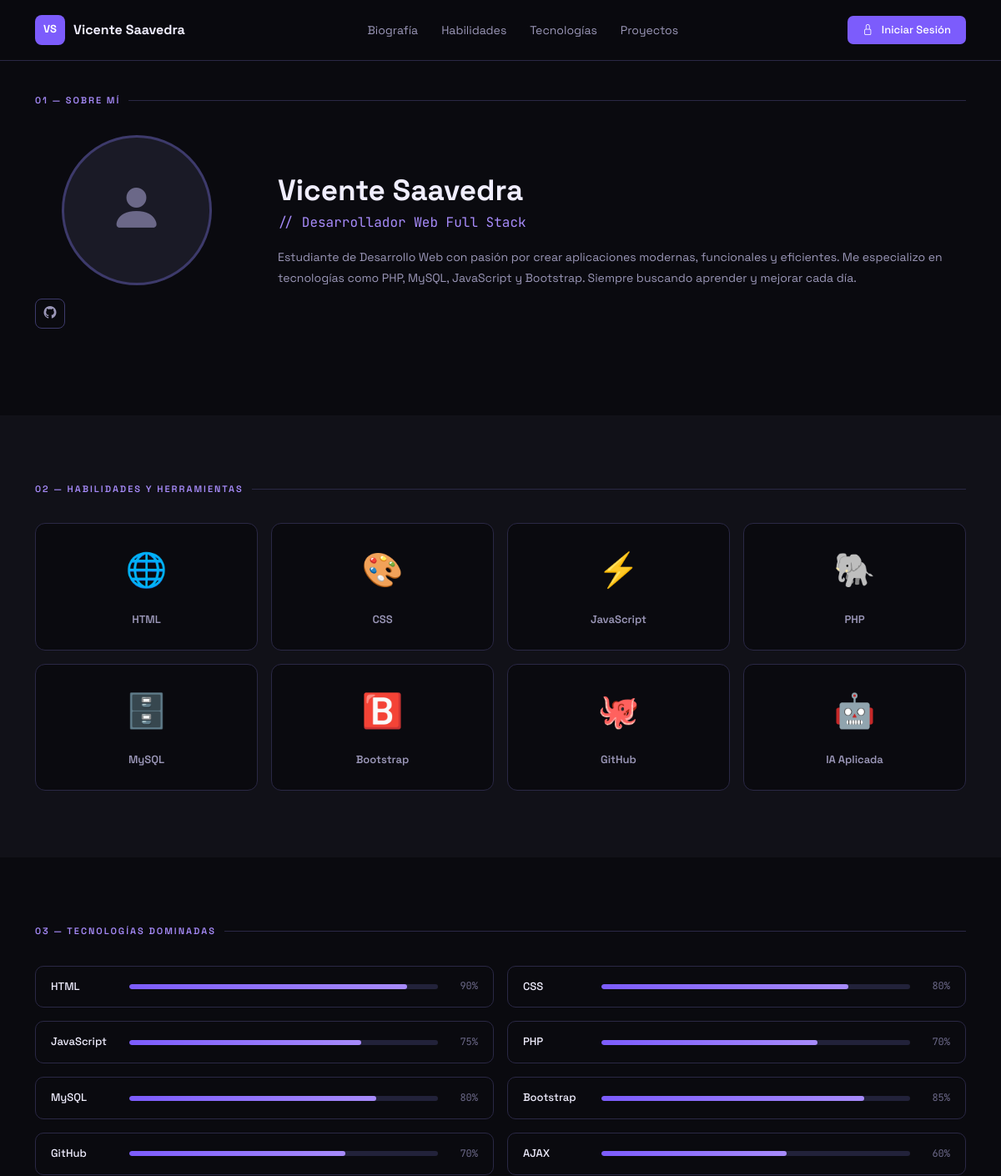
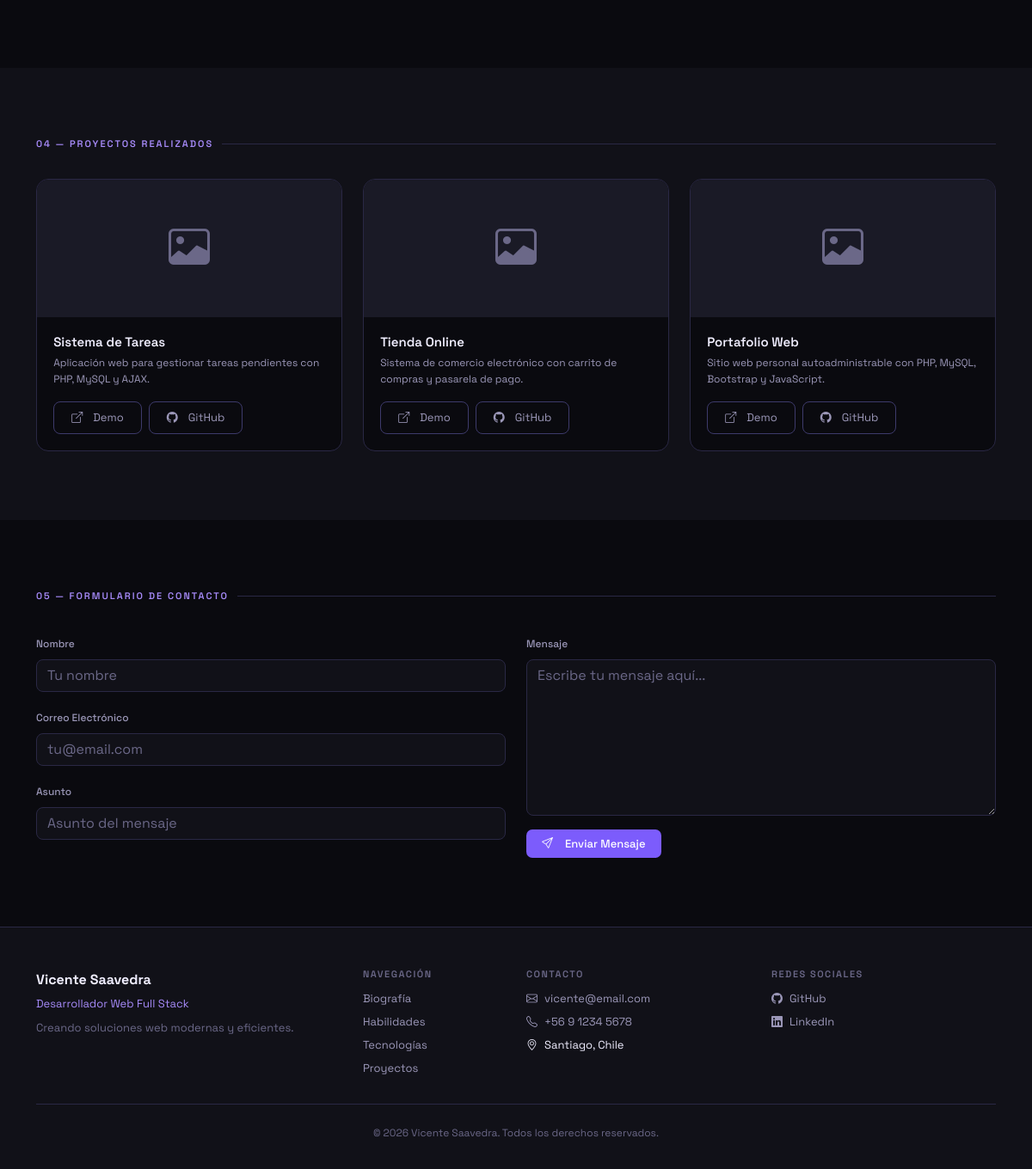
The page / on the database its author committed (2 pictures, top to bottom).
### tables this page shows
CREATE TABLE IF NOT EXISTS biografia (
    id          INT AUTO_INCREMENT PRIMARY KEY,
    nombre      VARCHAR(100)  NOT NULL,
    titulo      VARCHAR(150)  NOT NULL,
    descripcion TEXT          NOT NULL,
    foto        VARCHAR(255)  DEFAULT NULL,
    cv_url      VARCHAR(255)  DEFAULT NULL,
    github_url  VARCHAR(255)  DEFAULT NULL,
    linkedin_url VARCHAR(255) DEFAULT NULL,
    instagram_url VARCHAR(255) DEFAULT NULL,
    email       VARCHAR(150)  DEFAULT NULL,
    telefono    VARCHAR(30)   DEFAULT NULL,
    ciudad      VARCHAR(100)  DEFAULT NULL,
    actualizado_en TIMESTAMP DEFAULT CURRENT_TIMESTAMP ON UPDATE CURRENT_TIMESTAMP
);

CREATE TABLE IF NOT EXISTS habilidades (
    id          INT AUTO_INCREMENT PRIMARY KEY,
    nombre      VARCHAR(100)  NOT NULL,
    icono       VARCHAR(50)   DEFAULT NULL,  
    orden       INT           DEFAULT 0,
    activo      TINYINT(1)    DEFAULT 1,
    creado_en   TIMESTAMP DEFAULT CURRENT_TIMESTAMP
);

CREATE TABLE IF NOT EXISTS tecnologias (
    id          INT AUTO_INCREMENT PRIMARY KEY,
    nombre      VARCHAR(100)  NOT NULL,
    nivel       INT           NOT NULL DEFAULT 50,  
    orden       INT           DEFAULT 0,
    activo      TINYINT(1)    DEFAULT 1,
    creado_en   TIMESTAMP DEFAULT CURRENT_TIMESTAMP
);

CREATE TABLE IF NOT EXISTS proyectos (
    id          INT AUTO_INCREMENT PRIMARY KEY,
    titulo      VARCHAR(150)  NOT NULL,
    descripcion TEXT          NOT NULL,
    imagen      VARCHAR(255)  DEFAULT NULL,
    demo_url    VARCHAR(255)  DEFAULT NULL,
    github_url  VARCHAR(255)  DEFAULT NULL,
    orden       INT           DEFAULT 0,
    activo      TINYINT(1)    DEFAULT 1,
    creado_en   TIMESTAMP DEFAULT CURRENT_TIMESTAMP
);

### index.php (the view, shortened to what this page needs)
<?php
$pdo = getDB();
$bio        = $pdo->query('SELECT * FROM biografia LIMIT 1')->fetch();
$habilidades = $pdo->query('SELECT * FROM habilidades WHERE activo = 1 ORDER BY orden')->fetchAll();
$tecnologias = $pdo->query('SELECT * FROM tecnologias WHERE activo = 1 ORDER BY orden')->fetchAll();
$proyectos  = $pdo->query('SELECT * FROM proyectos WHERE activo = 1 ORDER BY orden')->fetchAll();
?>
<!DOCTYPE html>
<html lang="es">
<head>
    <link rel="stylesheet" href="https://cdn.jsdelivr.net/npm/bootstrap@5.3.3/dist/css/bootstrap.min.css">
    <link rel="stylesheet" href="https://cdn.jsdelivr.net/npm/bootstrap-icons@1.11.3/font/bootstrap-icons.min.css">
    <link rel="stylesheet" href="assets/css/style.css">
</head>
<body>
<nav class="navbar navbar-expand-lg fixed-top" id="mainNav">
    <div class="container">
        <a class="navbar-brand" href="#">
            <span class="brand-avatar">VS</span>
            <?= $bio ? htmlspecialchars($bio['nombre']) : 'Vicente Saavedra' ?>
        </a>
        <div class="collapse navbar-collapse" id="navMenu">
            <ul class="navbar-nav mx-auto">
                <li class="nav-item"><a class="nav-link" href="#biografia">Biografía</a></li>
                <li class="nav-item"><a class="nav-link" href="#habilidades">Habilidades</a></li>
                <li class="nav-item"><a class="nav-link" href="#tecnologias">Tecnologías</a></li>
                <li class="nav-item"><a class="nav-link" href="#proyectos">Proyectos</a></li>
            </ul>
            <button class="btn btn-accent" data-bs-toggle="modal" data-bs-target="#loginModal">
                <i class="bi bi-lock me-1"></i> Iniciar Sesión
            </button>
        </div>
    </div>
</nav>
<section id="biografia" class="section-bio">
    <div class="container">
        <p class="section-label">01 — Sobre mí</p>
        <div class="row align-items-center g-5">
            <div class="col-md-3 text-center">
                <?php if ($bio && $bio['foto']): ?>
                    <img src="<?= htmlspecialchars($bio['foto']) ?>" alt="Foto de perfil" class="bio-photo">
                <?php else: ?>
                    <div class="bio-photo-placeholder">
                        <i class="bi bi-person-fill"></i>
                    </div>
                <?php endif; ?>
                <div class="bio-socials mt-3">
                    <a href="https://github.com/biggcente" target="_blank"><i class="bi bi-github"></i></a>
                </div>
            </div>
            <div class="col-md-9">
                <h1 class="bio-name"><?= $bio ? htmlspecialchars($bio['nombre']) : 'Vicente Saavedra' ?></h1>
                <p class="bio-title">// <?= $bio ? htmlspecialchars($bio['titulo']) : 'Desarrollador Web Full Stack' ?></p>
                <p class="bio-desc"><?= $bio ? nl2br(htmlspecialchars($bio['descripcion'])) : '' ?></p>
            </div>
        </div>
    </div>
</section>
<section id="habilidades" class="section-alt">
    <div class="container">
        <p class="section-label">02 — Habilidades y herramientas</p>
        <div class="row g-3">
            <?php foreach ($habilidades as $h): ?>
            <div class="col-6 col-md-3">
                <div class="skill-card">
                    <span class="skill-icon"><?= htmlspecialchars($h['icono']) ?></span>
                    <span class="skill-name"><?= htmlspecialchars($h['nombre']) ?></span>
                </div>
            </div>
            <?php endforeach; ?>
        </div>
    </div>
</section>
<section id="tecnologias">
    <div class="container">
        <p class="section-label">03 — Tecnologías dominadas</p>
        <div class="row g-3">
            <?php foreach ($tecnologias as $t): ?>
            <div class="col-md-6">
                <div class="tech-item">
                    <span class="tech-name"><?= htmlspecialchars($t['nombre']) ?></span>
                    <div class="tech-bar-bg">
                        <div class="tech-bar" data-width="<?= (int)$t['nivel'] ?>"></div>
                    </div>
                    <span class="tech-pct"><?= (int)$t['nivel'] ?>%</span>
                </div>
            </div>
            <?php endforeach; ?>
        </div>
    </div>
</section>
<section id="proyectos" class="section-alt">
    <div class="container">
        <p class="section-label">04 — Proyectos realizados</p>
        <div class="row g-4">
            <?php foreach ($proyectos as $p): ?>
            <div class="col-md-4">
                <div class="project-card">
                    <div class="project-img">
                        <?php if ($p['imagen']): ?>
                            <img src="<?= htmlspecialchars($p['imagen']) ?>" alt="<?= htmlspecialchars($p['titulo']) ?>">
                        <?php else: ?>
                            <i class="bi bi-image"></i>
                        <?php endif; ?>
                    </div>
                    <div class="project-body">
                        <h5 class="project-title"><?= htmlspecialchars($p['titulo']) ?></h5>
                        <p class="project-desc"><?= htmlspecialchars($p['descripcion']) ?></p>
                        <div class="project-links">
                            <?php if ($p['demo_url']): ?>
                                <a href="<?= htmlspecialchars($p['demo_url']) ?>" target="_blank" class="btn btn-sm btn-outline-accent">
                                    <i class="bi bi-box-arrow-up-right me-1"></i>Demo
                                </a>
                            <?php endif; ?>
                            <?php if ($p['github_url']): ?>
                                <a href="<?= htmlspecialchars($p['github_url']) ?>" target="_blank" class="btn btn-sm btn-outline-accent">
                                    <i class="bi bi-github me-1"></i>GitHub
                                </a>
                            <?php endif; ?>
                        </div>
                    </div>
                </div>
            </div>
            <?php endforeach; ?>
        </div>
    </div>
</section>
<section id="contacto">
    <div class="container">
        <p class="section-label">05 — Formulario de contacto</p>
        <div class="row g-4">
            <div class="col-md-6">
                <div class="form-group mb-3">
                    <label class="form-label">Nombre</label>
                    <input type="text" id="c-nombre" class="form-control" placeholder="Tu nombre">
                </div>
                <div class="form-group mb-3">
                    <label class="form-label">Correo Electrónico</label>
                    <input type="email" id="c-email" class="form-control" placeholder="tu@email.com">
                </div>
                <div class="form-group mb-3">
                    <label class="form-label">Asunto</label>
                    <input type="text" id="c-asunto" class="form-control" placeholder="Asunto del mensaje">
                </div>
            </div>
            <div class="col-md-6">
                <div class="form-group mb-3">
                    <label class="form-label">Mensaje</label>
                    <textarea id="c-mensaje" class="form-control" rows="7" placeholder="Escribe tu mensaje aquí..."></textarea>
                </div>
                <button class="btn btn-accent" id="btnEnviar">
                    <i class="bi bi-send me-2"></i>Enviar Mensaje
                </button>
            </div>
        </div>
    </div>
</section>
<footer>
    <div class="container">
        <div class="row g-4 mb-4">
            <div class="col-md-4">
                <div class="footer-brand"><?= $bio ? htmlspecialchars($bio['nombre']) : 'Vicente Saavedra' ?></div>
                <div class="footer-tagline"><?= $bio ? htmlspecialchars($bio['titulo']) : 'Desarrollador Web Full Stack' ?></div>
                <p class="footer-sub">Creando soluciones web modernas y eficientes.</p>
            </div>
            <div class="col-md-2">
                <h6 class="footer-nav-title">Navegación</h6>
                <a href="#biografia">Biografía</a>
                <a href="#habilidades">Habilidades</a>
                <a href="#tecnologias">Tecnologías</a>
                <a href="#proyectos">Proyectos</a>
            </div>
            <div class="col-md-3">
                <h6 class="footer-nav-title">Contacto</h6>
                <?php if ($bio && $bio['email']): ?>
                    <a href="mailto:<?= htmlspecialchars($bio['email']) ?>"><i class="bi bi-envelope me-2"></i><?= htmlspecialchars($bio['email']) ?></a>
                <?php endif; ?>
                <?php if ($bio && $bio['telefono']): ?>
                    <a href="tel:<?= htmlspecialchars($bio['telefono']) ?>"><i class="bi bi-telephone me-2"></i><?= htmlspecialchars($bio['telefono']) ?></a>
                <?php endif; ?>
                <?php if ($bio && $bio['ciudad']): ?>
                    <a><i class="bi bi-geo-alt me-2"></i><?= htmlspecialchars($bio['ciudad']) ?></a>
                <?php endif; ?>
            </div>
            <div class="col-md-3">
                <h6 class="footer-nav-title">Redes Sociales</h6>
                <?php if ($bio && $bio['github_url']): ?>
                    <a href="<?= htmlspecialchars($bio['github_url']) ?>" target="_blank"><i class="bi bi-github me-2"></i>GitHub</a>
                <?php endif; ?>
                <?php if ($bio && $bio['linkedin_url']): ?>
                    <a href="<?= htmlspecialchars($bio['linkedin_url']) ?>" target="_blank"><i class="bi bi-linkedin me-2"></i>LinkedIn</a>
                <?php endif; ?>
            </div>
        </div>
        <div class="footer-copy">
            © <?= date('Y') ?> <?= $bio ? htmlspecialchars($bio['nombre']) : 'Vicente Saavedra' ?>. Todos los derechos reservados.
        </div>
    </div>
</footer>
</body>
</html>

### rows shown on the page
biografia: nombre "Vicente Saavedra", titulo "Desarrollador Web Full Stack", descripcion "Estudiante de Desarrollo Web con pasión por crear aplicaciones modernas, funcionales y eficientes. Me especializo en tecnologías como PHP, MySQL, JavaScript y Bootstrap. Siempre buscando aprender y mejorar cada día.", email "vicente@email.com", telefono "+56 9 1234 5678", ciudad "Santiago, Chile"
habilidades: icono "🌐", nombre "HTML"
habilidades: icono "🎨", nombre "CSS"
habilidades: icono "⚡", nombre "JavaScript"
habilidades: icono "🐘", nombre "PHP"
habilidades: icono "🗄️", nombre "MySQL"
habilidades: icono "🅱️", nombre "Bootstrap"
habilidades: icono "🐙", nombre "GitHub"
habilidades: icono "🤖", nombre "IA Aplicada"
tecnologias: nombre "HTML", nivel "90"
tecnologias: nombre "CSS", nivel "80"
tecnologias: nombre "JavaScript", nivel "75"
tecnologias: nombre "PHP", nivel "70"
tecnologias: nombre "MySQL", nivel "80"
tecnologias: nombre "Bootstrap", nivel "85"
tecnologias: nombre "GitHub", nivel "70"
tecnologias: nombre "AJAX", nivel "60"
proyectos: titulo "Sistema de Tareas", descripcion "Aplicación web para gestionar tareas pendientes con PHP, MySQL y AJAX."
proyectos: titulo "Tienda Online", descripcion "Sistema de comercio electrónico con carrito de compras y pasarela de pago."
proyectos: titulo "Portafolio Web", descripcion "Sitio web personal autoadministrable con PHP, MySQL, Bootstrap y JavaScript."
